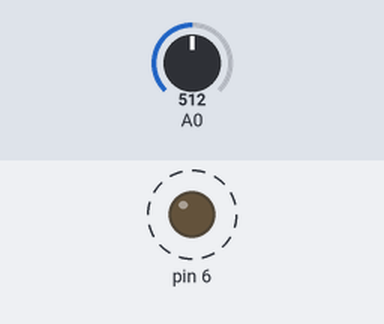
A sketch run on a simulated Arduino Uno, built with avr-gcc and run on an emulated ATmega328P. Parts: output pins drawn as LEDs (lit = HIGH). Dashed ring = blinking. The inputs (shaded band) are chosen by the test bench; at power-on: A0 = 512. What the sketch prints to the serial monitor is not drawn.

Above: at 1.26 s.
1.3 s: A0 set to 659
4.3 s: A0 set to 689
At 4.3 s:
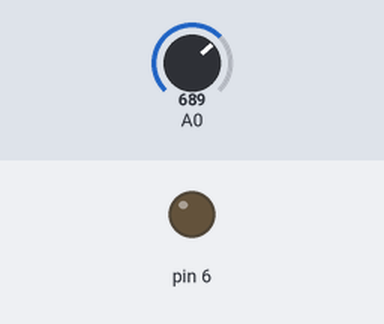
5.8 s: A0 set to 665
At 6.01 s:
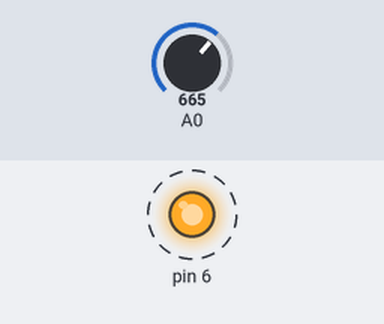
8.8 s: A0 set to 685
Timing chart, 0 to 11.3 s (numbered marks = the images above; inputs shaded):
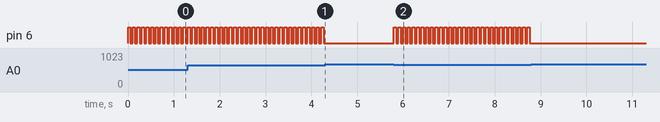

The sketch:

Project_four.ino
```cpp
//resistance
int resistance;
int midpoint = 512;
void setup() {
  Serial.begin(9600);
  pinMode(A0, INPUT);
  pinMode(6, OUTPUT);
}

void loop() {
  Serial.print(resistance);
  resistance = analogRead(A0);
  if (analogRead(A0) < 675){
    digitalWrite(6, HIGH);
    delay(50);
    digitalWrite(6, LOW);
    delay(50);

  }
  else {
    digitalWrite(6, LOW);
  }
  }
```

Measured:
- the behaviour switches between 674 and 675 on A0 (found by bisection; images 0 and 1)
- after the input at 4.3 s, pin 6: stops changing and stays LOW
- after the input at 5.8 s, pin 6: alternates HIGH for 0.05 s and LOW for 0.05 s, starting at once
- after the input at 8.8 s, pin 6: stops changing and stays LOW
- by itself, pin 6: alternates HIGH for 0.05 s and LOW for 0.05 s
